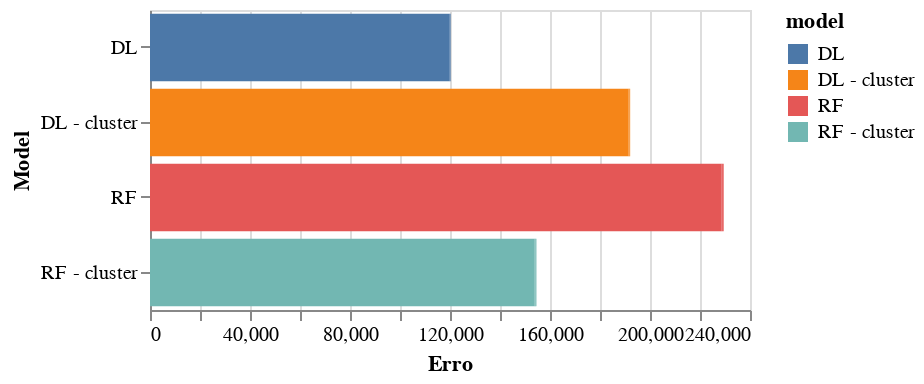

Notebook code cell kept with this figure:
### Code cell
input_dropdown = alt.binding_select(options=['MAE','MSE', 'RMSE', 'MSLE'], name='Error metric: ')
selection = alt.selection_point(fields=['metric'], bind=input_dropdown)


alt.Chart(df_erro).mark_bar().encode(
    x=alt.X('erro:Q').title('Erro'),
    y=alt.Y('model:N').title('Model'),
    color='model:N'
).add_params(
    selection
).transform_filter(
    selection
).properties(
    width=300,
    height = 150
)

### Figure 1 — Vega-Lite specification as saved in the notebook (floating-point values rounded to 4 significant figures)
{"config": {"view": {"continuousWidth": 300, "continuousHeight": 300}}, "data": {"name": "data-31a83d182fa990b5f44e2e3d2baea226"}, "mark": {"type": "bar"}, "encoding": {"color": {"field": "model", "type": "nominal"}, "x": {"field": "erro", "title": "Erro", "type": "quantitative"}, "y": {"field": "model", "title": "Model", "type": "nominal"}}, "height": 150, "params": [{"name": "param_15", "select": {"type": "point", "fields": ["metric"]}, "bind": {"input": "select", "options": ["MAE", "MSE", "RMSE", "MSLE"], "name": "Error metric: "}}], "transform": [{"filter": {"param": "param_15"}}], "width": 300, "$schema": "https://vega.github.io/schema/vega-lite/v5.8.0.json", "datasets": {"data-31a83d182fa990b5f44e2e3d2baea226": [{"model": "RF", "erro": 228700.0, "metric": "MSE"}, {"model": "RF", "erro": 478.2, "metric": "RMSE"}, {"model": "RF", "erro": 0.4881, "metric": "MSLE"}, {"model": "RF", "erro": 319.6, "metric": "MAE"}, {"model": "RF - cluster", "erro": 153900.0, "metric": "MSE"}, {"model": "RF - cluster", "erro": 392.3, "metric": "RMSE"}, {"model": "RF - cluster", "erro": 0.4062, "metric": "MSLE"}, {"model": "RF - cluster", "erro": 287.5, "metric": "MAE"}, {"model": "DL", "erro": 119700.0, "metric": "MSE"}, {"model": "DL", "erro": 346.0, "metric": "RMSE"}, {"model": "DL", "erro": 0.2392, "metric": "MSLE"}, {"model": "DL", "erro": 229.0, "metric": "MAE"}, {"model": "DL - cluster", "erro": 191400.0, "metric": "MSE"}, {"model": "DL - cluster", "erro": 437.5, "metric": "RMSE"}, {"model": "DL - cluster", "erro": 0.2799, "metric": "MSLE"}, {"model": "DL - cluster", "erro": 249.4, "metric": "MAE"}]}}
